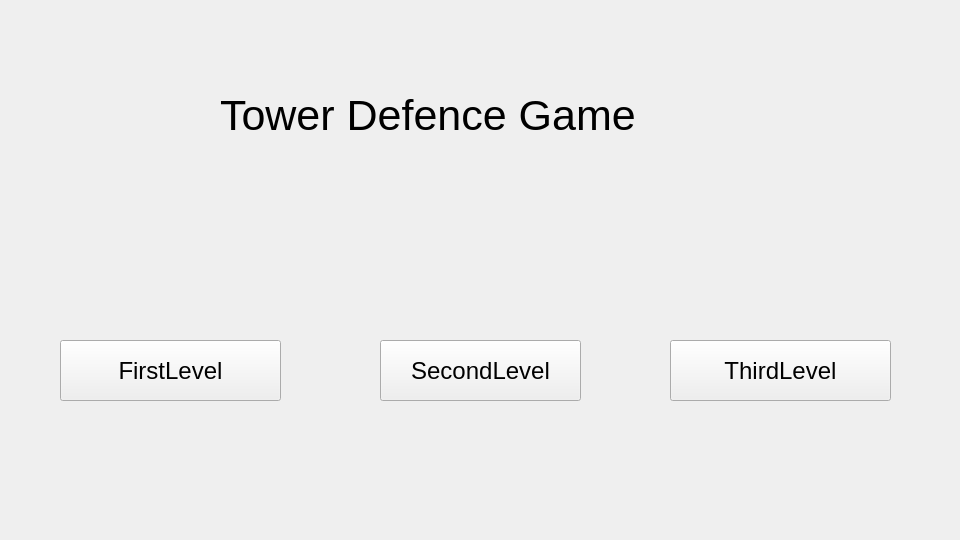
<?xml version="1.0" encoding="UTF-8"?>
<ui version="4.0">
 <class>MainWindow</class>
 <widget class="QMainWindow" name="MainWindow">
  <property name="geometry">
   <rect>
    <x>0</x>
    <y>0</y>
    <width>960</width>
    <height>540</height>
   </rect>
  </property>
  <property name="windowTitle">
   <string>MainWindow</string>
  </property>
  <widget class="QWidget" name="centralwidget">
   <widget class="QLabel" name="label">
    <property name="geometry">
     <rect>
      <x>220</x>
      <y>50</y>
      <width>531</width>
      <height>131</height>
     </rect>
    </property>
    <property name="font">
     <font>
      <family>Arial</family>
      <pointsize>32</pointsize>
     </font>
    </property>
    <property name="text">
     <string>Tower Defence Game</string>
    </property>
   </widget>
   <widget class="QPushButton" name="btn1">
    <property name="geometry">
     <rect>
      <x>60</x>
      <y>340</y>
      <width>221</width>
      <height>61</height>
     </rect>
    </property>
    <property name="font">
     <font>
      <pointsize>18</pointsize>
     </font>
    </property>
    <property name="text">
     <string>FirstLevel</string>
    </property>
   </widget>
   <widget class="QPushButton" name="btn2">
    <property name="geometry">
     <rect>
      <x>380</x>
      <y>340</y>
      <width>201</width>
      <height>61</height>
     </rect>
    </property>
    <property name="font">
     <font>
      <pointsize>18</pointsize>
     </font>
    </property>
    <property name="text">
     <string>SecondLevel</string>
    </property>
   </widget>
   <widget class="QPushButton" name="btn3">
    <property name="geometry">
     <rect>
      <x>670</x>
      <y>340</y>
      <width>221</width>
      <height>61</height>
     </rect>
    </property>
    <property name="font">
     <font>
      <pointsize>18</pointsize>
     </font>
    </property>
    <property name="text">
     <string>ThirdLevel</string>
    </property>
   </widget>
  </widget>
 </widget>
 <resources/>
 <connections/>
</ui>
